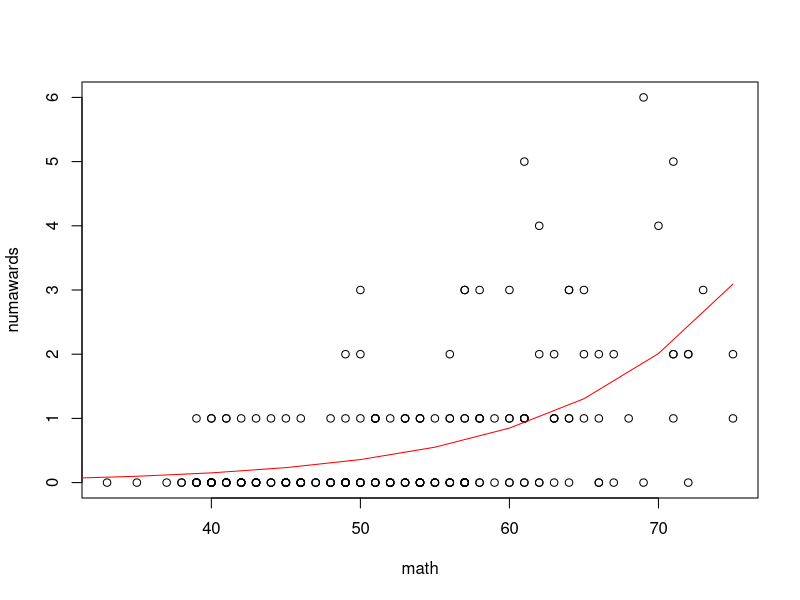

The R script that drew this image:
## ---- chunk 1
awards <- read.csv("awards.csv")
attach(awards)
library(ggplot2)
library(Matrix)
## ---- chunk 2
mod1<-glm(numawards~1+math, family = poisson(link = log))
summary(mod1)
se<-coef(summary(mod1))[2,2]
i<-as.numeric(coef(mod1)[2])
ci.lower<-i-1.96*se
ci.lower<-exp(ci.lower)
ci.upper<-i+1.96*se
ci.upper<-exp(ci.upper)
beta1<-exp(as.numeric(coef(mod1)[2]))
beta0<-exp(as.numeric(coef(mod1)[1]))
x <- cbind(ci.lower, beta1, ci.upper)
print(x)

## ---- chunk 3
mod2<-glm(numawards~as.factor(prog), family = poisson(link = log), x = TRUE)
summary(mod2)
## ---- chunk 4
I <- t(mod2$x)%*%diag(mod2$weights)%*%mod2$x
beta<- as.numeric(coef(mod2))
beta<-matrix(beta)
Wald<-t(beta)%*%I%*%beta
print(Wald)

## ---- chunk 5
nu <- as.numeric(rankMatrix(beta))
pchisq(Wald, df = nu, lower = FALSE)
## ---- chunk 6
modSimple<-glm(numawards~1, family = poisson(link = log), x = TRUE)
## ---- chunk 7
anova(modSimple,mod2, test = "Chi")
## ---- chunk 8
mod3<-glm(numawards~1+math + as.factor(prog), family = poisson(link = log), x = TRUE)
mod4<-glm(numawards~1+math*as.factor(prog), family = poisson(link = log), x = TRUE)
summary(mod3)
summary(mod4)
## ---- chunk 9
print(exp(coef(mod3)))
## ---- chunk 10
print(exp(coef(mod4)))
## ---- chunk 11
bins<-cut(math, quantile(math,prob = c(0:9)/9), include.lowest = T)
mathCount<-split(awards, bins)


d<- seq(from=30, to=75, by = 5)
b1<-as.numeric(coef(mod1))
hat1<-exp(b1[1]+d*b1[2])
plot(math,numawards)
lines(d, hat1, col = "red")
b2<-as.numeric(coef(mod2))
## ---- chunk 12
stat<- deviance(mod2) -deviance(mod3)
df = length(coef(mod3)) - length(coef(mod2))
print("p-value")
pchisq(stat, df = df, lower.tail = FALSE)

## ---- chunk 13
stat<- deviance(mod3) -deviance(mod4)
df = length(coef(mod4)) - length(coef(mod3))
print("p-value")
pchisq(stat, df = df, lower.tail = FALSE)
